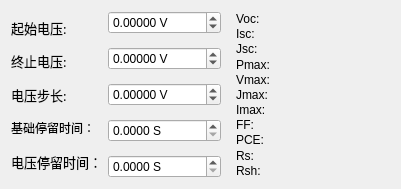
         <widget class="QWidget" name="std_method">
          <attribute name="title">
           <string>std渐进法</string>
          </attribute>
          <layout class="QHBoxLayout" name="horizontalLayout_18">
           <item>
            <layout class="QVBoxLayout" name="verticalLayout_31">
             <property name="spacing">
              <number>1</number>
             </property>
             <item>
              <widget class="QLabel" name="basicStartVoltage_Label_4">
               <property name="font">
                <font>
                 <family>微软雅黑</family>
                 <pointsize>10</pointsize>
                </font>
               </property>
               <property name="text">
                <string>起始电压:</string>
               </property>
              </widget>
             </item>
             <item>
              <widget class="QLabel" name="basicEndVoltage_Label_4">
               <property name="font">
                <font>
                 <family>微软雅黑</family>
                 <pointsize>10</pointsize>
                </font>
               </property>
               <property name="text">
                <string>终止电压:</string>
               </property>
              </widget>
             </item>
             <item>
              <widget class="QLabel" name="basicStep_Label_4">
               <property name="font">
                <font>
                 <family>微软雅黑</family>
                 <pointsize>10</pointsize>
                </font>
               </property>
               <property name="text">
                <string>电压步长:</string>
               </property>
              </widget>
             </item>
             <item>
              <widget class="QLabel" name="minimumDuration_Label_4">
               <property name="text">
                <string>基础停留时间：</string>
               </property>
              </widget>
             </item>
             <item>
              <widget class="QLabel" name="basicDuration_Label_4">
               <property name="font">
                <font>
                 <family>微软雅黑</family>
                 <pointsize>10</pointsize>
                </font>
               </property>
               <property name="text">
                <string>电压停留时间：</string>
               </property>
              </widget>
             </item>
            </layout>
           </item>
           <item>
            <layout class="QVBoxLayout" name="verticalLayout_32">
             <property name="spacing">
              <number>13</number>
             </property>
             <item>
              <widget class="QDoubleSpinBox" name="basicStartVoltageIn_4">
               <property name="sizePolicy">
                <sizepolicy hsizetype="Minimum" vsizetype="Fixed">
                 <horstretch>0</horstretch>
                 <verstretch>0</verstretch>
                </sizepolicy>
               </property>
               <property name="buttonSymbols">
                <enum>QAbstractSpinBox::UpDownArrows</enum>
               </property>
               <property name="specialValueText">
                <string/>
               </property>
               <property name="prefix">
                <string/>
               </property>
               <property name="suffix">
                <string> V</string>
               </property>
               <property name="decimals">
                <number>5</number>
               </property>
               <property name="minimum">
                <double>-10000.000000000000000</double>
               </property>
               <property name="maximum">
                <double>10000.000000000000000</double>
               </property>
               <property name="singleStep">
                <double>0.100000000000000</double>
               </property>
               <property name="value">
                <double>0.000000000000000</double>
               </property>
              </widget>
             </item>
             <item>
              <widget class="QDoubleSpinBox" name="basicEndVoltageIn_4">
               <property name="buttonSymbols">
                <enum>QAbstractSpinBox::UpDownArrows</enum>
               </property>
               <property name="specialValueText">
                <string/>
               </property>
               <property name="prefix">
                <string/>
               </property>
               <property name="suffix">
                <string> V</string>
               </property>
               <property name="decimals">
                <number>5</number>
               </property>
               <property name="minimum">
                <double>-10000.000000000000000</double>
               </property>
               <property name="maximum">
                <double>10000.000000000000000</double>
               </property>
               <property name="singleStep">
                <double>0.100000000000000</double>
               </property>
               <property name="value">
                <double>0.000000000000000</double>
               </property>
              </widget>
             </item>
             <item>
              <widget class="QDoubleSpinBox" name="basicStepIn_4">
               <property name="buttonSymbols">
                <enum>QAbstractSpinBox::UpDownArrows</enum>
               </property>
               <property name="specialValueText">
                <string/>
               </property>
               <property name="prefix">
                <string/>
               </property>
               <property name="suffix">
                <string> V</string>
               </property>
               <property name="decimals">
                <number>5</number>
               </property>
               <property name="minimum">
                <double>-10000.000000000000000</double>
               </property>
               <property name="maximum">
                <double>10000.000000000000000</double>
               </property>
               <property name="singleStep">
                <double>0.100000000000000</double>
               </property>
               <property name="value">
                <double>0.000000000000000</double>
               </property>
              </widget>
             </item>
             <item>
              <widget class="QDoubleSpinBox" name="minimumDurationIn_4">
               <property name="suffix">
                <string> S</string>
               </property>
               <property name="decimals">
                <number>4</number>
               </property>
               <property name="maximum">
                <double>7200.000000000000000</double>
               </property>
               <property name="singleStep">
                <double>0.100000000000000</double>
               </property>
               <property name="value">
                <double>0.000000000000000</double>
               </property>
              </widget>
             </item>
             <item>
              <widget class="QDoubleSpinBox" name="basicDurationIn_4">
               <property name="buttonSymbols">
                <enum>QAbstractSpinBox::UpDownArrows</enum>
               </property>
               <property name="specialValueText">
                <string/>
               </property>
               <property name="prefix">
                <string/>
               </property>
               <property name="suffix">
                <string> S</string>
               </property>
               <property name="decimals">
                <number>4</number>
               </property>
               <property name="maximum">
                <double>7200.000000000000000</double>
               </property>
               <property name="singleStep">
                <double>0.100000000000000</double>
               </property>
               <property name="value">
                <double>0.000000000000000</double>
               </property>
              </widget>
             </item>
            </layout>
           </item>
           <item>
            <widget class="QWidget" name="widget_4" native="true">
             <layout class="QHBoxLayout" name="horizontalLayout_22">
              <property name="spacing">
               <number>0</number>
              </property>
              <property name="topMargin">
               <number>0</number>
              </property>
              <property name="rightMargin">
               <number>0</number>
              </property>
              <property name="bottomMargin">
               <number>0</number>
              </property>
              <item>
               <layout class="QVBoxLayout" name="verticalLayout_29">
                <item>
                 <widget class="QLabel" name="Voc_Lable_4">
                  <property name="text">
                   <string>Voc:         </string>
                  </property>
                 </widget>
                </item>
                <item>
                 <widget class="QLabel" name="Isc_Lable_4">
                  <property name="text">
                   <string>Isc:</string>
                  </property>
                 </widget>
                </item>
                <item>
                 <widget class="QLabel" name="Jsc_Lable_4">
                  <property name="text">
                   <string>Jsc:</string>
                  </property>
                 </widget>
                </item>
                <item>
                 <widget class="QLabel" name="Pmax_Lable_4">
                  <property name="text">
                   <string>Pmax:</string>
                  </property>
                 </widget>
                </item>
                <item>
                 <widget class="QLabel" name="Vmax_Lable_4">
                  <property name="text">
                   <string>Vmax:</string>
                  </property>
                 </widget>
                </item>
                <item>
                 <widget class="QLabel" name="Jmax_Lable_4">
                  <property name="text">
                   <string>Jmax:</string>
                  </property>
                 </widget>
                </item>
                <item>
                 <widget class="QLabel" name="label_16">
                  <property name="text">
                   <string>Imax:</string>
                  </property>
                 </widget>
                </item>
                <item>
                 <widget class="QLabel" name="label_17">
                  <property name="text">
                   <string>FF:</string>
                  </property>
                 </widget>
                </item>
                <item>
                 <widget class="QLabel" name="label_18">
                  <property name="text">
                   <string>PCE:</string>
                  </property>
                 </widget>
                </item>
                <item>
                 <widget class="QLabel" name="label_19">
                  <property name="text">
                   <string>Rs:</string>
                  </property>
                 </widget>
                </item>
                <item>
                 <widget class="QLabel" name="label_20">
                  <property name="text">
                   <string>Rsh:</string>
                  </property>
                 </widget>
                </item>
               </layout>
              </item>
              <item>
               <layout class="QVBoxLayout" name="verticalLayout_30">
                <item>
                 <widget class="QLabel" name="VocOut_4">
                  <property name="text">
                   <string/>
                  </property>
                 </widget>
                </item>
                <item>
                 <widget class="QLabel" name="IscOut_4">
                  <property name="text">
                   <string/>
                  </property>
                 </widget>
                </item>
                <item>
                 <widget class="QLabel" name="JscOut_4">
                  <property name="text">
                   <string/>
                  </property>
                 </widget>
                </item>
                <item>
                 <widget class="QLabel" name="PmaxOut_4">
                  <property name="text">
                   <string/>
                  </property>
                 </widget>
                </item>
                <item>
                 <widget class="QLabel" name="VmaxOut_4">
                  <property name="text">
                   <string/>
                  </property>
                 </widget>
                </item>
                <item>
                 <widget class="QLabel" name="JmaxOut_4">
                  <property name="text">
                   <string/>
                  </property>
                 </widget>
                </item>
                <item>
                 <widget class="QLabel" name="ImaxOut_4">
                  <property name="sizePolicy">
                   <sizepolicy hsizetype="Preferred" vsizetype="Preferred">
                    <horstretch>0</horstretch>
                    <verstretch>0</verstretch>
                   </sizepolicy>
                  </property>
                  <property name="minimumSize">
                   <size>
                    <width>100</width>
                    <height>0</height>
                   </size>
                  </property>
                  <property name="text">
                   <string/>
                  </property>
                 </widget>
                </item>
                <item>
                 <widget class="QLabel" name="FFOut_4">
                  <property name="text">
                   <string/>
                  </property>
                 </widget>
                </item>
                <item>
                 <widget class="QLabel" name="PCEOut_4">
                  <property name="text">
                   <string/>
                  </property>
                 </widget>
                </item>
                <item>
                 <widget class="QLabel" name="RsOut_4">
                  <property name="text">
                   <string/>
                  </property>
                 </widget>
                </item>
                <item>
                 <widget class="QLabel" name="RshOut_4">
                  <property name="text">
                   <string/>
                  </property>
                 </widget>
                </item>
               </layout>
              </item>
             </layout>
            </widget>
           </item>
          </layout>
         </widget>
